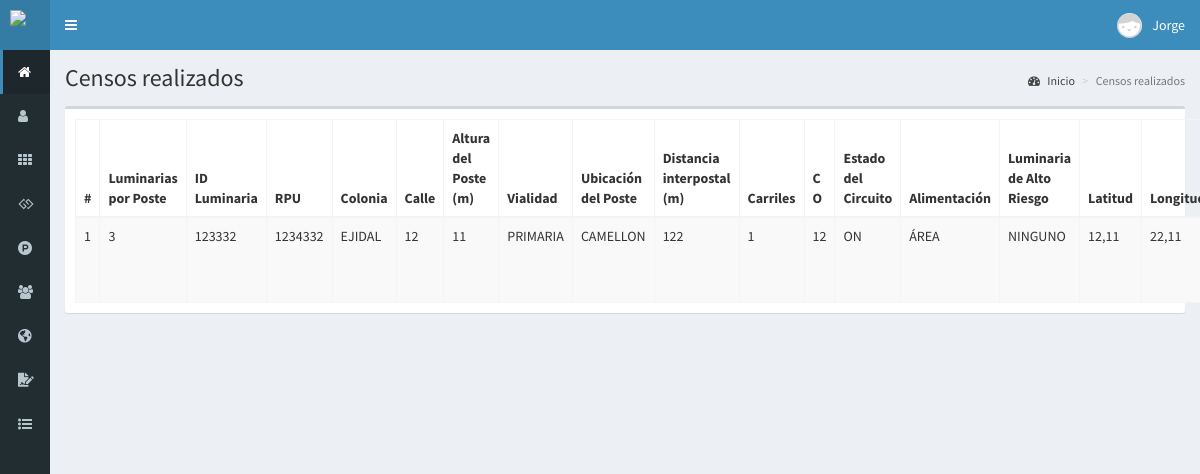
Page /administrar-censos (signed in) on the committed database.
### tables this page shows
CREATE TABLE `censo` (
  `idC` int(11) NOT NULL,
  `lumi` int(50) NOT NULL,
  `luminId` int(11) NOT NULL,
  `rpu` varchar(255) NOT NULL,
  `col` text NOT NULL,
  `calle` text NOT NULL,
  `alP` int(11) NOT NULL,
  `tipoVi` varchar(30) NOT NULL,
  `ubiP` varchar(30) NOT NULL,
  `disIn` int(11) NOT NULL,
  `carriles` int(11) NOT NULL,
  `co` int(50) NOT NULL,
  `estaC` varchar(20) NOT NULL,
  `alimen` varchar(20) NOT NULL,
  `lumiAR` varchar(30) NOT NULL,
  `latitud` text NOT NULL,
  `longitud` text NOT NULL,
  `instalador` varchar(100) NOT NULL,
  `tipoP` varchar(50) NOT NULL,
  `modeloLE` varchar(255) NOT NULL,
  `potenciaLE` text NOT NULL
);

### controladores/plantilla.controlador.php (called while the page is built)
<?php
class ControladorPlantilla{
	static public function ctrPlantilla(){
		include "vistas/plantilla.php";
	}
}

### index.php (called while the page is built, shortened)
<?php
require_once "controladores/plantilla.controlador.php";
require_once "controladores/ventas.controlador.php";
require_once "controladores/censo.controlador.php";
require_once "controladores/progreso.controlador.php";
require_once "modelos/censo.modelo.php";
$plantilla = new ControladorPlantilla();
$plantilla -> ctrPlantilla();

### controladores/censo.controlador.php (called while the page is built, shortened)
<?php
class ControladorCenso{
	static public function ctrMostrarCensos($item, $valor){
		$tabla = "censo";
		$respuesta = ModeloCenso::mdlMostrarCensos($tabla, $item, $valor);
		return $respuesta;
	}
}

### modelos/conexion.php (called while the page is built)
<?php
class Conexion{
	static public function conectar(){
		$link = new PDO("mysql:host=localhost;dbname=pos9",
			            "root",
			            "");
		$link->exec("set names utf8");
		return $link;
	}
}

### modelos/censo.modelo.php (called while the page is built, shortened)
<?php
require_once("conexion.php");
class ModeloCenso{
	static public function mdlMostrarCensos($tabla, $item, $valor){
		if($item != null){
			$stmt = Conexion::conectar()->prepare("SELECT * FROM $tabla WHERE $item = :$item");
			$stmt -> bindParam(":".$item, $valor, PDO::PARAM_STR);
			$stmt -> execute();
			return $stmt -> fetch();
		}else{
			$stmt = Conexion::conectar()->prepare("SELECT * FROM $tabla");
			$stmt -> execute();
			return $stmt -> fetchAll();
		}
	}
}

### vistas/modulos/administrar-censos.php (the view, shortened to what this page needs)
<div class="content-wrapper">
  <section class="content-header">
    <h1>
      Censos realizados
    </h1>
    <ol class="breadcrumb">
      <li><a href="inicio"><i class="fa fa-dashboard"></i> Inicio</a></li>
      <li class="active">Censos realizados</li>
    </ol>
  </section>
  <section class="content">
    <div class="box">
      <div class="box-body">
       <table class="table table-bordered table-striped dt-responsive tablas" width="100%">
        <thead>
         <tr>
           <th style="width:10px">#</th>
           <th>Luminarias por Poste</th>
           <th>ID Luminaria</th>
           <th>RPU</th>
           <th>Colonia</th>
           <th>Calle</th>
           <th>Altura del Poste (m)</th>
           <th>Vialidad</th>
           <th>Ubicación del Poste</th>
           <th>Distancia interpostal (m)</th>
           <th>Carriles</th>
           <th>C O</th>
           <th>Estado del Circuito</th>
           <th>Alimentación</th>
           <th>Luminaria de Alto Riesgo</th>
           <th>Latitud</th>
           <th>Longitud</th>
         </tr>
        </thead>
        <tbody>
        <?php
          $item = null;
          $valor = null;
          $censo = ControladorCenso::ctrMostrarCensos($item, $valor);
          foreach ($censo as $key => $value) {
            echo ' <tr>
                    <td>'.($key+1).'</td>
                    <td class="text-uppercase">'.$value["lumi"].'</td>
                    <td class="text-uppercase">'.$value["luminId"].'</td>
                    <td class="text-uppercase">'.$value["rpu"].'</td>
                    <td class="text-uppercase">'.$value["col"].'</td>
                    <td class="text-uppercase">'.$value["calle"].'</td>
                    <td class="text-uppercase">'.$value["alP"].'</td>
                    <td class="text-uppercase">'.$value["tipoVi"].'</td>
                    <td class="text-uppercase">'.$value["ubiP"].'</td>
                    <td class="text-uppercase">'.$value["disIn"].'</td>
                    <td class="text-uppercase">'.$value["carriles"].'</td>
                    <td class="text-uppercase">'.$value["co"].'</td>
                    <td class="text-uppercase">'.$value["estaC"].'</td>
                    <td class="text-uppercase">'.$value["alimen"].'</td>
                    <td class="text-uppercase">'.$value["lumiAR"].'</td>
                    <td class="text-uppercase">'.$value["latitud"].'</td>
                    <td class="text-uppercase">'.$value["longitud"].'</td>
                    <td class="text-uppercase">'.$value["instalador"].'</td>
                    <td class="text-uppercase">'.$value["tipoP"].'</td>
                    <td class="text-uppercase">'.$value["modeloLE"].'</td>
                    <td class="text-uppercase">'.$value["potenciaLE"].'</td>
                    <td>
                      <div class="btn-group">
                        <button class="btn btn-warning btnEditarCenso" idCenso="'.$value["idC"].'" data-toggle="modal" data-target="#modalEditarCenso"><i class="fa fa-pencil"></i></button>';
                      echo '</div>
                    </td>
                  </tr>';
          }
        ?>
        </tbody>
       </table>
      </div>
    </div>
  </section>
</div>

### rows in the picture
censo: lumi "3", luminId "123332", rpu "1234332", col "EJIDAL", calle "12", alP "11", tipoVi "PRIMARIA", ubiP "CAMELLON", disIn "122", carriles "1", co "12", estaC "ON", alimen "ÁREA", lumiAR "NINGUNO", latitud "12,11", longitud "22,11"

### other values in the picture
$_SESSION["nombre"] "Jorge"
